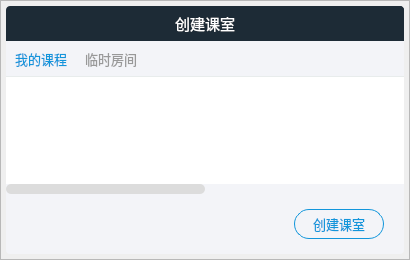
<?xml version="1.0" encoding="UTF-8"?>
<ui version="4.0">
 <class>TeacherInteractionEnterDialog</class>
 <widget class="QDialog" name="TeacherInteractionEnterDialog">
  <property name="geometry">
   <rect>
    <x>0</x>
    <y>0</y>
    <width>410</width>
    <height>260</height>
   </rect>
  </property>
  <property name="windowTitle">
   <string>Dialog</string>
  </property>
  <property name="styleSheet">
   <string notr="true"/>
  </property>
  <widget class="QFrame" name="layout">
   <property name="geometry">
    <rect>
     <x>0</x>
     <y>0</y>
     <width>410</width>
     <height>260</height>
    </rect>
   </property>
   <property name="styleSheet">
    <string notr="true">QFrame#layout {
	border-image: url(:/shadow/Resources/material/shadow/400x250_shadow.png);
	background: none;
}</string>
   </property>
   <property name="frameShape">
    <enum>QFrame::StyledPanel</enum>
   </property>
   <property name="frameShadow">
    <enum>QFrame::Raised</enum>
   </property>
   <layout class="QVBoxLayout" name="verticalLayout">
    <property name="spacing">
     <number>0</number>
    </property>
    <property name="leftMargin">
     <number>5</number>
    </property>
    <property name="topMargin">
     <number>5</number>
    </property>
    <property name="rightMargin">
     <number>5</number>
    </property>
    <property name="bottomMargin">
     <number>5</number>
    </property>
    <item>
     <widget class="QFrame" name="title_bar">
      <property name="minimumSize">
       <size>
        <width>0</width>
        <height>35</height>
       </size>
      </property>
      <property name="maximumSize">
       <size>
        <width>16777215</width>
        <height>35</height>
       </size>
      </property>
      <property name="styleSheet">
       <string notr="true">QFrame {
	border-top-left-radius: 4px;
	border-top-right-radius: 4px;
	background-color: #1D2B36;
}</string>
      </property>
      <property name="frameShape">
       <enum>QFrame::StyledPanel</enum>
      </property>
      <property name="frameShadow">
       <enum>QFrame::Raised</enum>
      </property>
      <layout class="QGridLayout" name="gridLayout_2">
       <property name="leftMargin">
        <number>0</number>
       </property>
       <property name="topMargin">
        <number>0</number>
       </property>
       <property name="rightMargin">
        <number>0</number>
       </property>
       <property name="bottomMargin">
        <number>0</number>
       </property>
       <property name="spacing">
        <number>0</number>
       </property>
       <item row="0" column="2">
        <widget class="QPushButton" name="close_btn">
         <property name="minimumSize">
          <size>
           <width>35</width>
           <height>35</height>
          </size>
         </property>
         <property name="maximumSize">
          <size>
           <width>35</width>
           <height>35</height>
          </size>
         </property>
         <property name="cursor">
          <cursorShape>PointingHandCursor</cursorShape>
         </property>
         <property name="toolTip">
          <string>关闭</string>
         </property>
         <property name="whatsThis">
          <string/>
         </property>
         <property name="styleSheet">
          <string notr="true">QPushButton {
	border: none;
	border-top-right-radius: 4px;
	background-color: #1D2B36;
}

QPushButton:hover {
	background-color: rgb(244, 84, 84);
}</string>
         </property>
         <property name="text">
          <string/>
         </property>
         <property name="icon">
          <iconset resource="../../Status.qrc">
           <normaloff>:/button/Resources/material/button/close.png</normaloff>:/button/Resources/material/button/close.png</iconset>
         </property>
         <property name="iconSize">
          <size>
           <width>12</width>
           <height>12</height>
          </size>
         </property>
        </widget>
       </item>
       <item row="0" column="1">
        <widget class="QLabel" name="title_text">
         <property name="font">
          <font>
           <family>微软雅黑</family>
           <pointsize>11</pointsize>
          </font>
         </property>
         <property name="styleSheet">
          <string notr="true">QLabel {
	background: none;
	color: #ffffff;
}</string>
         </property>
         <property name="text">
          <string>创建课室</string>
         </property>
         <property name="alignment">
          <set>Qt::AlignCenter</set>
         </property>
        </widget>
       </item>
       <item row="0" column="0">
        <spacer name="horizontalSpacer_4">
         <property name="orientation">
          <enum>Qt::Horizontal</enum>
         </property>
         <property name="sizeType">
          <enum>QSizePolicy::Fixed</enum>
         </property>
         <property name="sizeHint" stdset="0">
          <size>
           <width>35</width>
           <height>20</height>
          </size>
         </property>
        </spacer>
       </item>
      </layout>
     </widget>
    </item>
    <item>
     <widget class="QFrame" name="main_area">
      <property name="styleSheet">
       <string notr="true">QFrame {
	border-bottom-left-radius: 4px;
	border-bottom-right-radius: 4px;
	background-color: #F3F4F8;
}

</string>
      </property>
      <property name="frameShape">
       <enum>QFrame::StyledPanel</enum>
      </property>
      <property name="frameShadow">
       <enum>QFrame::Raised</enum>
      </property>
      <layout class="QGridLayout" name="gridLayout">
       <property name="leftMargin">
        <number>0</number>
       </property>
       <property name="topMargin">
        <number>0</number>
       </property>
       <property name="rightMargin">
        <number>0</number>
       </property>
       <property name="bottomMargin">
        <number>0</number>
       </property>
       <property name="spacing">
        <number>0</number>
       </property>
       <item row="1" column="0" colspan="4">
        <spacer name="verticalSpacer_2">
         <property name="orientation">
          <enum>Qt::Vertical</enum>
         </property>
         <property name="sizeType">
          <enum>QSizePolicy::Fixed</enum>
         </property>
         <property name="sizeHint" stdset="0">
          <size>
           <width>20</width>
           <height>15</height>
          </size>
         </property>
        </spacer>
       </item>
       <item row="2" column="3">
        <spacer name="horizontalSpacer_3">
         <property name="orientation">
          <enum>Qt::Horizontal</enum>
         </property>
         <property name="sizeType">
          <enum>QSizePolicy::Fixed</enum>
         </property>
         <property name="sizeHint" stdset="0">
          <size>
           <width>20</width>
           <height>20</height>
          </size>
         </property>
        </spacer>
       </item>
       <item row="3" column="0" colspan="4">
        <spacer name="verticalSpacer">
         <property name="orientation">
          <enum>Qt::Vertical</enum>
         </property>
         <property name="sizeType">
          <enum>QSizePolicy::Fixed</enum>
         </property>
         <property name="sizeHint" stdset="0">
          <size>
           <width>20</width>
           <height>15</height>
          </size>
         </property>
        </spacer>
       </item>
       <item row="2" column="1">
        <spacer name="horizontalSpacer">
         <property name="orientation">
          <enum>Qt::Horizontal</enum>
         </property>
         <property name="sizeHint" stdset="0">
          <size>
           <width>40</width>
           <height>20</height>
          </size>
         </property>
        </spacer>
       </item>
       <item row="2" column="2">
        <widget class="QPushButton" name="confirm_btn">
         <property name="minimumSize">
          <size>
           <width>90</width>
           <height>30</height>
          </size>
         </property>
         <property name="maximumSize">
          <size>
           <width>90</width>
           <height>30</height>
          </size>
         </property>
         <property name="font">
          <font>
           <family>微软雅黑</family>
           <pointsize>10</pointsize>
          </font>
         </property>
         <property name="cursor">
          <cursorShape>PointingHandCursor</cursorShape>
         </property>
         <property name="styleSheet">
          <string notr="true">QPushButton {
	border-radius: 15px;
	border: 1px solid #1296db;
	color: #1296db;
	background: none;
}

QPushButton:hover {
	background-color: #E6E6E6;
}</string>
         </property>
         <property name="text">
          <string>创建课室</string>
         </property>
        </widget>
       </item>
       <item row="0" column="0" colspan="4">
        <widget class="QTabWidget" name="tabWidget">
         <property name="maximumSize">
          <size>
           <width>16777215</width>
           <height>16777215</height>
          </size>
         </property>
         <property name="font">
          <font>
           <family>微软雅黑</family>
           <pointsize>10</pointsize>
          </font>
         </property>
         <property name="styleSheet">
          <string notr="true">QTabBar::tab {
	padding-top: 0px;
	color: #999999;
	border: none;
	height: 35px;
	width: 70px;
}

QTabBar::tab:hover {
	background-color: #E6E6E6;
}

QTabBar::tab:selected {
	color: #1296db;
}

QTabWidget#tabWidget::pane {
	border-top: 1px solid #E8ECEC;
}

QTabWidget#tabWidget::tab-bar {
	alignment:left;
}</string>
         </property>
         <property name="currentIndex">
          <number>0</number>
         </property>
         <widget class="QWidget" name="mine_courses_tab">
          <property name="styleSheet">
           <string notr="true">/*整体*/
QScrollBar:vertical {
    border: none;
    background-color: #F3F4F8;
    width: 10px;
}

QScrollBar:vertical:hover {
    border: none;
    background-color: rgb(220, 220, 220);
    width: 10px;
}

QScrollBar:horizontal {
    border: none;
    background-color: #F3F4F8;
    height: 10px;
}

QScrollBar:horizontal:hover {
    border: none;
    background-color: rgb(220, 220, 220);
    height: 10px;
}

/*--------------------垂直---------------------*/

/*滚动条*/
QScrollBar::handle:vertical {
	border-radius: 5px;
    background: rgb(220, 220, 220);
    min-height: 20px;
}

/*滚动条：悬浮*/
QScrollBar::handle:vertical:hover {
	border-radius: 5px;
    background: rgb(200, 200, 200);
    min-height: 20px;
}

/*下箭头*/
QScrollBar::add-line:vertical {
    height: 0;
    subcontrol-position: bottom;
    subcontrol-origin: margin;
}

/*上箭头*/
QScrollBar::sub-line:vertical {
    height: 0px;
    subcontrol-position: top;
    subcontrol-origin: margin;
}

/*--------------------水平---------------------*/

/*滚动条*/
QScrollBar::handle:horizontal {
	border-radius: 5px;
    background: rgb(220, 220, 220);
    min-width: 20px;
}

/*滚动条：悬浮*/
QScrollBar::handle:horizontal:hover {
	border-radius: 5px;
    background: rgb(200, 200, 200);
    min-width: 20px;
}

/*下箭头*/
QScrollBar::add-line:horizontal {
    width: 0px;
    subcontrol-position: bottom;
    subcontrol-origin: margin;
}

/*上箭头*/
QScrollBar::sub-line:horizontal {
    width: 0px;
    subcontrol-position: top;
    subcontrol-origin: margin;
}</string>
          </property>
          <attribute name="title">
           <string>我的课程</string>
          </attribute>
          <layout class="QGridLayout" name="gridLayout_3">
           <property name="leftMargin">
            <number>0</number>
           </property>
           <property name="topMargin">
            <number>0</number>
           </property>
           <property name="rightMargin">
            <number>0</number>
           </property>
           <property name="bottomMargin">
            <number>0</number>
           </property>
           <property name="spacing">
            <number>0</number>
           </property>
           <item row="0" column="0">
            <widget class="QTableWidget" name="courses_table">
             <property name="font">
              <font>
               <pointsize>10</pointsize>
              </font>
             </property>
             <property name="styleSheet">
              <string notr="true">QTableWidget {
	border: none;
	color: #666666;
	background-color: rgb(255, 255, 255);
	alternate-background-color: rgb(235, 235, 235);
}</string>
             </property>
             <property name="verticalScrollBarPolicy">
              <enum>Qt::ScrollBarAsNeeded</enum>
             </property>
             <property name="editTriggers">
              <set>QAbstractItemView::NoEditTriggers</set>
             </property>
             <property name="alternatingRowColors">
              <bool>true</bool>
             </property>
             <property name="selectionMode">
              <enum>QAbstractItemView::SingleSelection</enum>
             </property>
             <property name="selectionBehavior">
              <enum>QAbstractItemView::SelectRows</enum>
             </property>
             <property name="showGrid">
              <bool>false</bool>
             </property>
             <attribute name="horizontalHeaderVisible">
              <bool>false</bool>
             </attribute>
             <attribute name="horizontalHeaderDefaultSectionSize">
              <number>200</number>
             </attribute>
             <attribute name="verticalHeaderVisible">
              <bool>false</bool>
             </attribute>
             <column>
              <property name="text">
               <string>课程id</string>
              </property>
              <property name="font">
               <font>
                <family>微软雅黑</family>
                <pointsize>10</pointsize>
               </font>
              </property>
             </column>
             <column>
              <property name="text">
               <string>课程名</string>
              </property>
              <property name="font">
               <font>
                <family>微软雅黑</family>
                <pointsize>10</pointsize>
               </font>
              </property>
             </column>
            </widget>
           </item>
          </layout>
         </widget>
         <widget class="QWidget" name="tab">
          <attribute name="title">
           <string>临时房间</string>
          </attribute>
         </widget>
        </widget>
       </item>
      </layout>
     </widget>
    </item>
   </layout>
  </widget>
 </widget>
 <resources>
  <include location="../../Status.qrc"/>
 </resources>
 <connections>
  <connection>
   <sender>close_btn</sender>
   <signal>clicked()</signal>
   <receiver>TeacherInteractionEnterDialog</receiver>
   <slot>close()</slot>
   <hints>
    <hint type="sourcelabel">
     <x>388</x>
     <y>14</y>
    </hint>
    <hint type="destinationlabel">
     <x>413</x>
     <y>19</y>
    </hint>
   </hints>
  </connection>
 </connections>
</ui>
